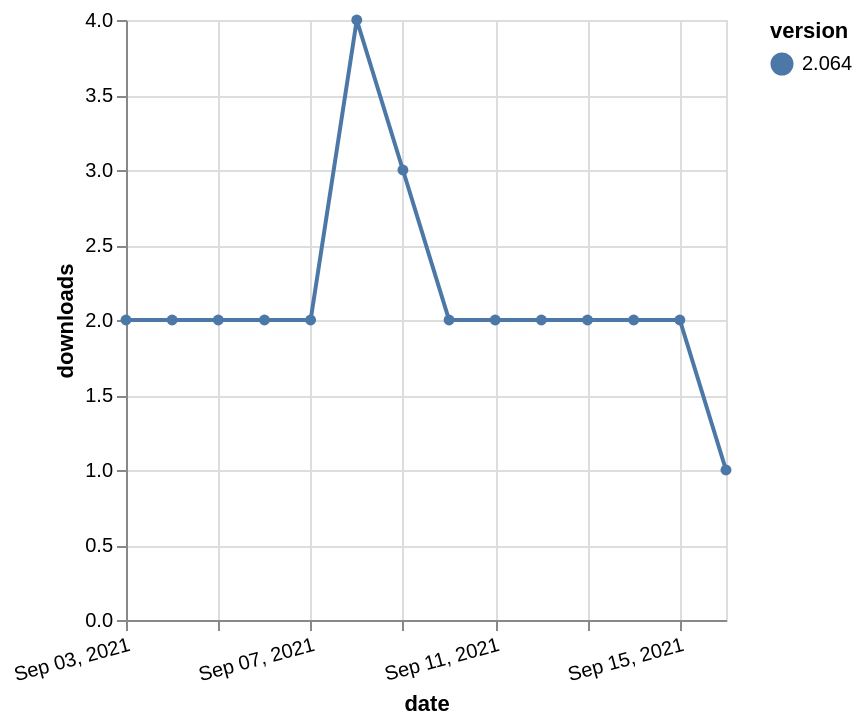

Express this chart as Vega-Lite.
### Vega-Lite specification from a JSON file in a GitHub repository (floating-point values rounded to 4 significant figures)
{"$schema": "https://vega.github.io/schema/vega-lite/v5.json", "description": "A simple bar chart with embedded data.", "data": {"values": [{"date": "2021-09-03", "total": 2675, "delta": 2, "version": "2.064"}, {"date": "2021-09-04", "total": 2677, "delta": 2, "version": "2.064"}, {"date": "2021-09-05", "total": 2679, "delta": 2, "version": "2.064"}, {"date": "2021-09-06", "total": 2681, "delta": 2, "version": "2.064"}, {"date": "2021-09-07", "total": 2683, "delta": 2, "version": "2.064"}, {"date": "2021-09-08", "total": 2687, "delta": 4, "version": "2.064"}, {"date": "2021-09-09", "total": 2690, "delta": 3, "version": "2.064"}, {"date": "2021-09-10", "total": 2692, "delta": 2, "version": "2.064"}, {"date": "2021-09-11", "total": 2694, "delta": 2, "version": "2.064"}, {"date": "2021-09-12", "total": 2696, "delta": 2, "version": "2.064"}, {"date": "2021-09-13", "total": 2698, "delta": 2, "version": "2.064"}, {"date": "2021-09-14", "total": 2700, "delta": 2, "version": "2.064"}, {"date": "2021-09-15", "total": 2702, "delta": 2, "version": "2.064"}, {"date": "2021-09-16", "total": 2703, "delta": 1, "version": "2.064"}]}, "width": "container", "mark": {"type": "line", "point": {"filled": true}}, "encoding": {"x": {"field": "date", "type": "temporal", "timeUnit": "yearmonthdate", "title": "date", "axis": {"labelAngle": -15}}, "y": {"field": "delta", "type": "quantitative", "title": "downloads"}, "color": {"field": "version", "type": "nominal"}, "tooltip": {"field": "delta"}}}
